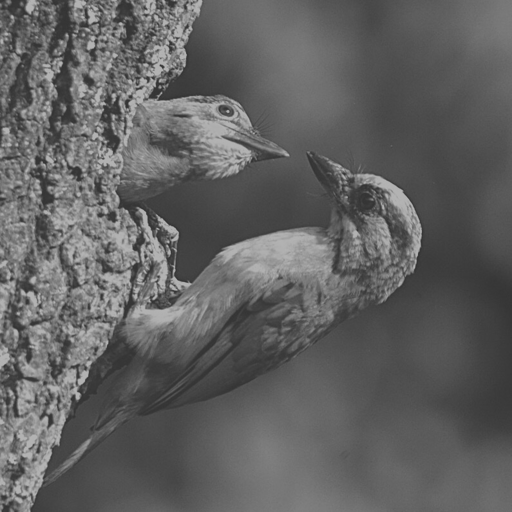
#> input picture DIP_HW1/Bird feeding 3 low contrast.tif, 512 x 512 px
$ jupyter execute Intensity_transformation.ipynb
#> lines starting #> are read from the running program, lines starting #| are printed output that depends on the picture
<a href="https://colab.research.google.com/github/Louis5228/Digital-Image-Process/blob/main/Intensity_transformation.ipynb" target="_parent"></a>

[cell 1]
import os
from google.colab import drive
from matplotlib import pyplot as plt
import numpy as np
import cv2
import math
drive.mount('/content/gdrive')

os.chdir("/content/gdrive/My Drive/影像處理") #更改路徑

[cell 2]
img = cv2.imread('Bird feeding 3 low contrast.tif', cv2.IMREAD_GRAYSCALE)
#> img is the input picture: shape (512, 512); min 52, max 179, mean 97.4
show_img = cv2.cvtColor(img, cv2.COLOR_BGR2RGB)
plt.imshow(show_img)
plt.title('Input Figure')
plt.show()

[cell 3]
plt.hist(img.ravel(),256,[0,256])
plt.title('Original histogram')
plt.show()
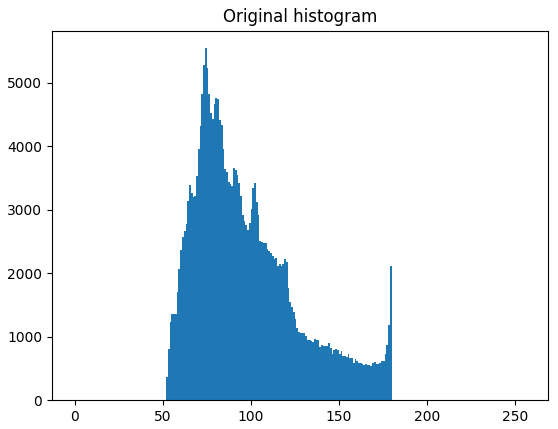
#> figure drawn by matplotlib, 1 panel; tallest bar 5545 high, from x = 74 to 75

[cell 4]
new_img = ((np.arctan((show_img - 128.0) / 32.0) + 1.3258) * 96.234).astype(int)
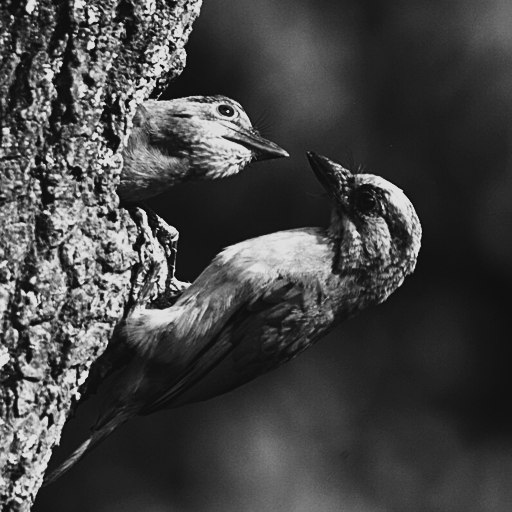
#> new_img: shape (512, 512, 3) int64; min 14, max 224, mean 67.7
plt.imshow(new_img)
plt.title('Output Figure')
plt.show()

[cell 5]
plt.hist(new_img.ravel(),256,[0,256])
plt.title('Output histogram')
plt.show()
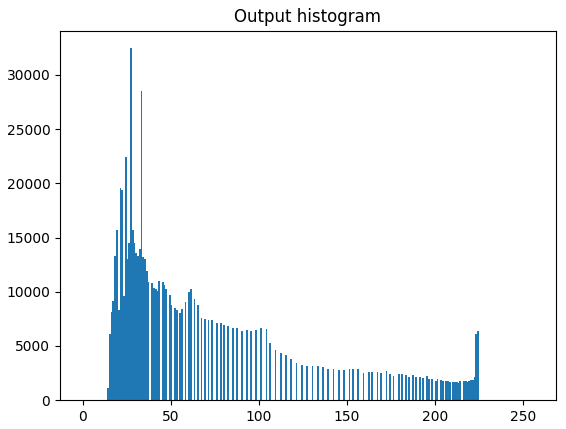
#> figure drawn by matplotlib, 1 panel; tallest bar 32460 high, from x = 27 to 28

[cell 6]
x = np.arange(0, 255, 0.1)
y = (np.arctan((x - 128.0) / 32.0) + 1.3258) * 96.234
plt.plot(x, y, label="s = T(r)")
plt.xlabel("r")
plt.ylabel("s")
plt.title('Figure of s = T(r)')
plt.legend()
plt.show()
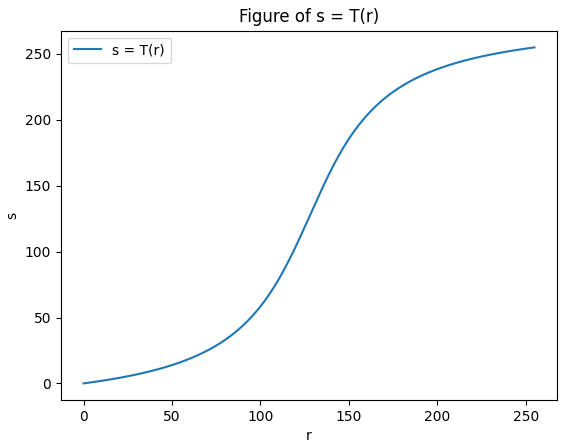
#> figure drawn by matplotlib, 1 panel; curve peaks at x = 254.9, y = 255
